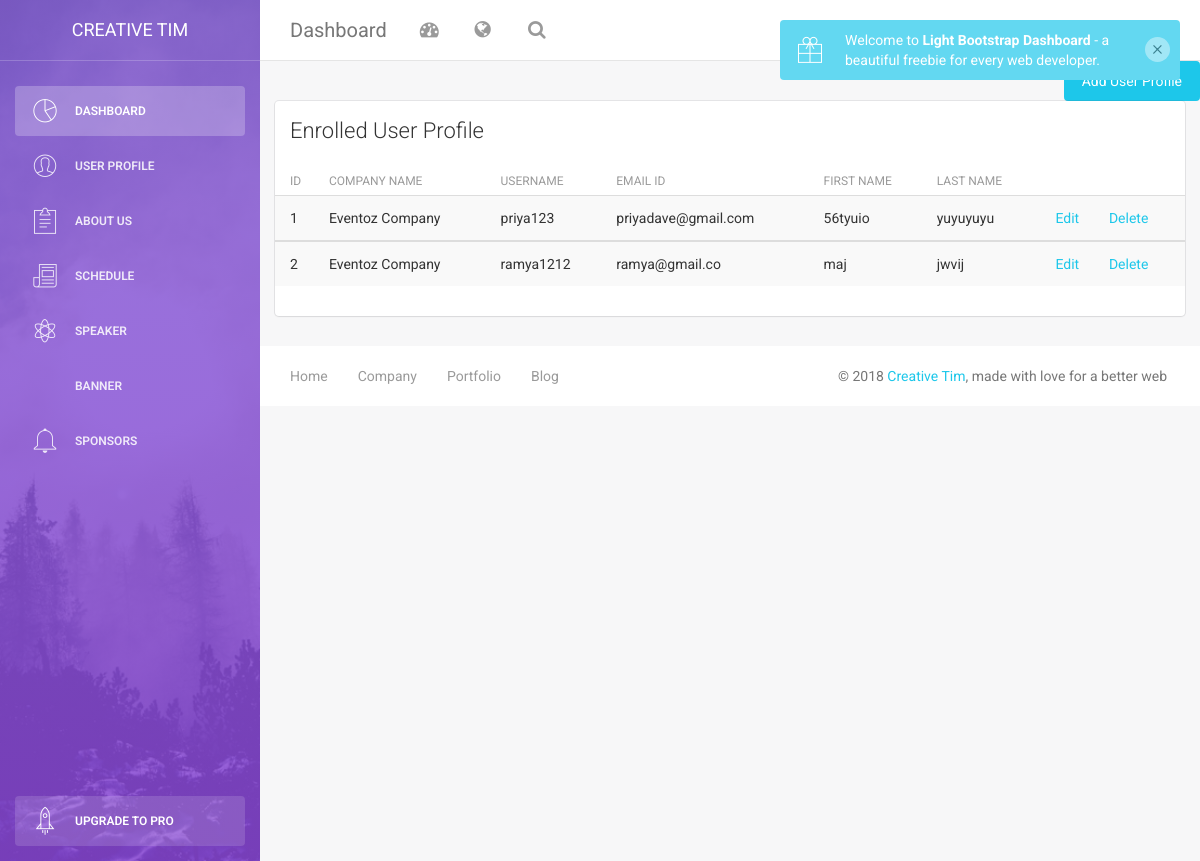
The app's page /Task/Priya-02-06/admin/userprofile.php (signed in), older data.
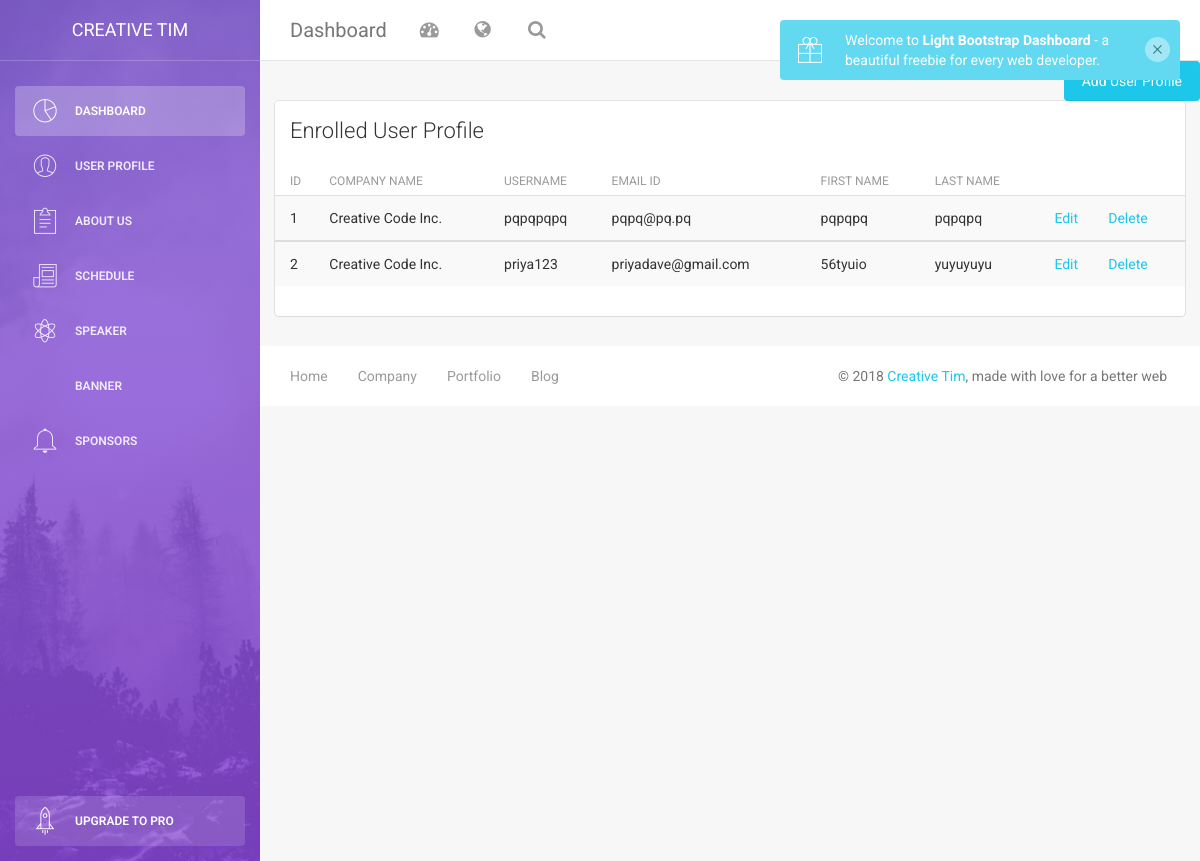
The same page, newer data.
### tables this page shows
CREATE TABLE `user_profile` (
  `user_userid` int(3) NOT NULL COMMENT 'User Id: Primary Key',
  `company_name` varchar(50) NOT NULL DEFAULT 'Creative Code Inc.' COMMENT 'User Company: by default',
  `user_username` varchar(10) NOT NULL COMMENT 'Username',
  `user_email` varchar(50) NOT NULL COMMENT 'User Email Id',
  `user_fname` varchar(50) NOT NULL COMMENT 'User First Name',
  `user_lname` varchar(50) NOT NULL COMMENT 'User Last Name',
  `user_address` varchar(200) NOT NULL COMMENT 'User Address',
  `user_city` varchar(50) NOT NULL COMMENT 'User City',
  `user_country` varchar(50) NOT NULL COMMENT 'User Country',
  `user_postalcode` int(6) NOT NULL COMMENT 'User PostalCode',
  `user_aboutme` varchar(100) NOT NULL COMMENT 'User About Me',
  `admin_id` int(3) NOT NULL
);

### Task/Priya-02-06/admin/userprofile.php (the view, shortened to what this page needs)
<?php include('layout/header.php'); ?>
<?php include('layout/leftsidebar.php'); ?>
    <form method="post">
        <div class="content">
                      <button type="submit" class="btn btn-info btn-fill pull-right" name="add_profile">Add User Profile</button>
            <div class="container-fluid">
                <div class="row">
                    <div class="col-md-12">
                        <div class="card">
                            <div class="header">
                                <h4 class="title">Enrolled User Profile</h4>
                            </div>
                            <div class="content table-responsive table-full-width">
                                <table class="table table-hover table-striped">
                                    <thead>
                                        <th>ID</th>
                                    	<th>Company Name</th>
                                    	<th>Username</th>
                                    	<th>Email id</th>
                                    	<th>First Name</th>
                                        <th>Last Name</th>
                                    </thead>
                                    <?php
                                        $select_query = "SELECT * from `user_profile` WHERE admin_id='".$_SESSION['admin_credential']['admin_id']."'";
                                        $result_data = mysqli_query($_connection,$select_query);
                                        $_increment = 1;
                                        while($rows = mysqli_fetch_assoc($result_data)){
                                    ?>
                                    <tbody>
                                        <tr>
                                        	<td><?php $id=$rows['user_userid'];
                                            echo $_increment ?></td>
                                        	<td><?php echo $rows['company_name']?></td>
                                        	<td><?php echo $rows['user_username']?></td>
                                        	<td><?php echo $rows['user_email']?></td>
                                        	<td><?php echo $rows['user_fname']?></td>
                                            <td><?php echo $rows['user_lname']?></td>
                                            <?php
                                        echo "<td><a href='edituser.php?id=" . $rows['user_userid'] . "'>Edit</a></td>"; ?>
                                        <?php
                                        echo "<td><a href='deleteuser.php?id=" . $rows['user_userid'] . "'>Delete</a></td>"; ?>
                                        </tr>
                                    </tbody>
                                    <?php
                                    $_increment++; } ?>
                                </table>
                            </div>
                        </div>
                    </div>
                </div>
            </div>
        </div>
    </form>
<?php include('layout/footer.php');

Row changes from the older to the newer data that the page shows:
removed user_profile: company_name "Eventoz Company", user_username "ramya1212", user_email "ramya@gmail.co", user_fname "maj", user_lname "jwvij"
added user_profile: company_name "Creative Code Inc.", user_username "pqpqpqpq", user_email "pqpq@pq.pq", user_fname "pqpqpq", user_lname "pqpqpq"
changed user_profile "priya123": company_name "Eventoz Company" → "Creative Code Inc."
